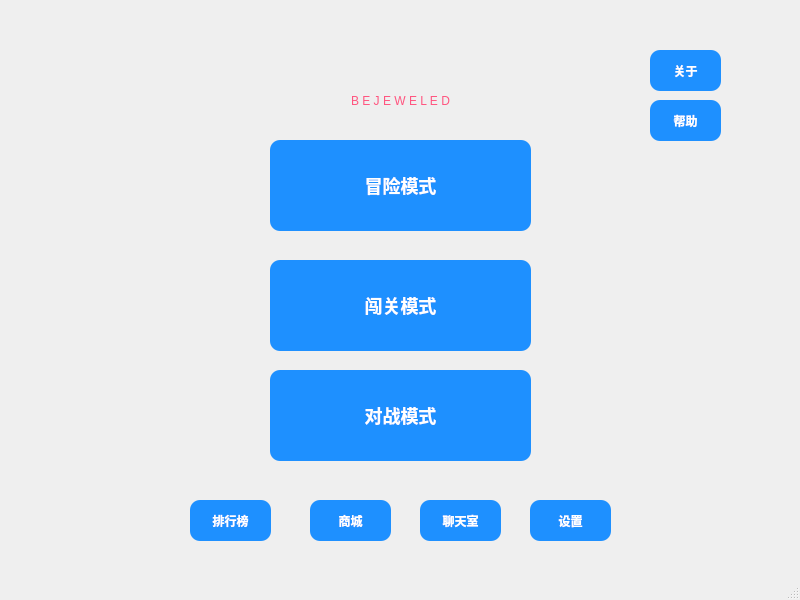
<?xml version="1.0" encoding="UTF-8"?>
<ui version="4.0">
 <class>Start</class>
 <widget class="QMainWindow" name="Start">
  <property name="geometry">
   <rect>
    <x>0</x>
    <y>0</y>
    <width>800</width>
    <height>600</height>
   </rect>
  </property>
  <property name="windowTitle">
   <string>宝石迷阵</string>
  </property>
  <property name="styleSheet">
   <string notr="true"/>
  </property>
  <widget class="QWidget" name="centralwidget">
   <widget class="QPushButton" name="btn_startToGame">
    <property name="geometry">
     <rect>
      <x>270</x>
      <y>140</y>
      <width>261</width>
      <height>91</height>
     </rect>
    </property>
    <property name="styleSheet">
     <string notr="true">QPushButton {
    background-color: #1e90ff; /* 按钮背景色 */
    border: none;
    border-radius: 10px;
    color: white;
    font-size: 18px;
    padding: 10px 20px;
    font-weight: bold;
    box-shadow: 5px 5px 15px rgba(0, 0, 0, 0.3); /* 模拟阴影 */
}

QPushButton:hover {
    background-color: #4682b4;
}

QPushButton:pressed {
    background-color: #5f9ea0;
}
</string>
    </property>
    <property name="text">
     <string>冒险模式</string>
    </property>
   </widget>
   <widget class="QPushButton" name="btn_mainToRank">
    <property name="geometry">
     <rect>
      <x>190</x>
      <y>500</y>
      <width>81</width>
      <height>41</height>
     </rect>
    </property>
    <property name="styleSheet">
     <string notr="true">QPushButton {
    background-color: #1e90ff; /* 按钮背景色 */
    border: none;
    border-radius: 10px;
    color: white;
    font-size: 12px;
    padding: 10px 20px;
    font-weight: bold;
    box-shadow: 5px 5px 15px rgba(0, 0, 0, 0.3); /* 模拟阴影 */
}

QPushButton:hover {
    background-color: #4682b4;
}

QPushButton:pressed {
    background-color: #5f9ea0;
}
</string>
    </property>
    <property name="text">
     <string>排行榜</string>
    </property>
   </widget>
   <widget class="QLabel" name="label_welcome">
    <property name="geometry">
     <rect>
      <x>0</x>
      <y>0</y>
      <width>211</width>
      <height>41</height>
     </rect>
    </property>
    <property name="font">
     <font>
      <family>幼圆</family>
      <pointsize>12</pointsize>
      <italic>false</italic>
      <bold>false</bold>
     </font>
    </property>
    <property name="styleSheet">
     <string notr="true">font: 12pt &quot;幼圆&quot;;
color: rgb(232, 5, 21);</string>
    </property>
    <property name="text">
     <string/>
    </property>
   </widget>
   <widget class="QPushButton" name="btn_help">
    <property name="geometry">
     <rect>
      <x>650</x>
      <y>100</y>
      <width>71</width>
      <height>41</height>
     </rect>
    </property>
    <property name="styleSheet">
     <string notr="true">QPushButton {
    background-color: #1e90ff; /* 按钮背景色 */
    border: none;
    border-radius: 10px;
    color: white;
    font-size: 12px;
    padding: 10px 20px;
    font-weight: bold;
    box-shadow: 5px 5px 15px rgba(0, 0, 0, 0.3); /* 模拟阴影 */
}

QPushButton:hover {
    background-color: #4682b4;
}

QPushButton:pressed {
    background-color: #5f9ea0;
}
</string>
    </property>
    <property name="text">
     <string>帮助</string>
    </property>
   </widget>
   <widget class="QPushButton" name="btn_about">
    <property name="geometry">
     <rect>
      <x>650</x>
      <y>50</y>
      <width>71</width>
      <height>41</height>
     </rect>
    </property>
    <property name="styleSheet">
     <string notr="true">QPushButton {
    background-color: #1e90ff; /* 按钮背景色 */
    border: none;
    border-radius: 10px;
    color: white;
    font-size: 12px;
    padding: 10px 20px;
    font-weight: bold;
    box-shadow: 5px 5px 15px rgba(0, 0, 0, 0.3); /* 模拟阴影 */
}

QPushButton:hover {
    background-color: #4682b4;
}

QPushButton:pressed {
    background-color: #5f9ea0;
}
</string>
    </property>
    <property name="text">
     <string>关于</string>
    </property>
   </widget>
   <widget class="QPushButton" name="btn_themeChange">
    <property name="geometry">
     <rect>
      <x>530</x>
      <y>500</y>
      <width>81</width>
      <height>41</height>
     </rect>
    </property>
    <property name="styleSheet">
     <string notr="true">QPushButton {
    background-color: #1e90ff; /* 按钮背景色 */
    border: none;
    border-radius: 10px;
    color: white;
    font-size: 12px;
    padding: 10px 20px;
    font-weight: bold;
    box-shadow: 5px 5px 15px rgba(0, 0, 0, 0.3); /* 模拟阴影 */
}

QPushButton:hover {
    background-color: #4682b4;
}

QPushButton:pressed {
    background-color: #5f9ea0;
}
</string>
    </property>
    <property name="text">
     <string>设置</string>
    </property>
   </widget>
   <widget class="QPushButton" name="btn_chatRoom">
    <property name="geometry">
     <rect>
      <x>420</x>
      <y>500</y>
      <width>81</width>
      <height>41</height>
     </rect>
    </property>
    <property name="styleSheet">
     <string notr="true">QPushButton {
    background-color: #1e90ff; /* 按钮背景色 */
    border: none;
    border-radius: 10px;
    color: white;
    font-size: 12px;
    padding: 10px 20px;
    font-weight: bold;
    box-shadow: 5px 5px 15px rgba(0, 0, 0, 0.3); /* 模拟阴影 */
}

QPushButton:hover {
    background-color: #4682b4;
}

QPushButton:pressed {
    background-color: #5f9ea0;
}
</string>
    </property>
    <property name="text">
     <string>聊天室</string>
    </property>
   </widget>
   <widget class="QPushButton" name="btn_propShop">
    <property name="geometry">
     <rect>
      <x>310</x>
      <y>500</y>
      <width>81</width>
      <height>41</height>
     </rect>
    </property>
    <property name="styleSheet">
     <string notr="true">QPushButton {
    background-color: #1e90ff; /* 按钮背景色 */
    border: none;
    border-radius: 10px;
    color: white;
    font-size: 12px;
    padding: 10px 20px;
    font-weight: bold;
    box-shadow: 5px 5px 15px rgba(0, 0, 0, 0.3); /* 模拟阴影 */
}

QPushButton:hover {
    background-color: #4682b4;
}

QPushButton:pressed {
    background-color: #5f9ea0;
}
</string>
    </property>
    <property name="text">
     <string>商城</string>
    </property>
   </widget>
   <widget class="QPushButton" name="btn_level">
    <property name="geometry">
     <rect>
      <x>270</x>
      <y>260</y>
      <width>261</width>
      <height>91</height>
     </rect>
    </property>
    <property name="styleSheet">
     <string notr="true">QPushButton {
    background-color: #1e90ff; /* 按钮背景色 */
    border: none;
    border-radius: 10px;
    color: white;
    font-size: 18px;
    padding: 10px 20px;
    font-weight: bold;
    box-shadow: 5px 5px 15px rgba(0, 0, 0, 0.3); /* 模拟阴影 */
}

QPushButton:hover {
    background-color: #4682b4;
}

QPushButton:pressed {
    background-color: #5f9ea0;
}
</string>
    </property>
    <property name="text">
     <string>闯关模式</string>
    </property>
   </widget>
   <widget class="QPushButton" name="btn_battle">
    <property name="geometry">
     <rect>
      <x>270</x>
      <y>370</y>
      <width>261</width>
      <height>91</height>
     </rect>
    </property>
    <property name="styleSheet">
     <string notr="true">QPushButton {
    background-color: #1e90ff; /* 按钮背景色 */
    border: none;
    border-radius: 10px;
    color: white;
    font-size: 18px;
    padding: 10px 20px;
    font-weight: bold;
    box-shadow: 5px 5px 15px rgba(0, 0, 0, 0.3); /* 模拟阴影 */
}

QPushButton:hover {
    background-color: #4682b4;
}

QPushButton:pressed {
    background-color: #5f9ea0;
}
</string>
    </property>
    <property name="text">
     <string>对战模式</string>
    </property>
   </widget>
   <widget class="QLabel" name="label">
    <property name="geometry">
     <rect>
      <x>350</x>
      <y>20</y>
      <width>101</width>
      <height>81</height>
     </rect>
    </property>
    <property name="text">
     <string/>
    </property>
    <property name="pixmap">
     <pixmap resource="res/res.qrc">:/res/images/gem3.png</pixmap>
    </property>
    <property name="scaledContents">
     <bool>true</bool>
    </property>
    <property name="alignment">
     <set>Qt::AlignCenter</set>
    </property>
    <property name="buddy">
     <cstring></cstring>
    </property>
   </widget>
   <widget class="QLabel" name="label_2">
    <property name="geometry">
     <rect>
      <x>290</x>
      <y>80</y>
      <width>221</width>
      <height>41</height>
     </rect>
    </property>
    <property name="styleSheet">
     <string notr="true">font: 700 16pt &quot;Lucida Handwriting&quot;;
color: rgb(255, 85, 127);</string>
    </property>
    <property name="text">
     <string>B E J E W E L E D</string>
    </property>
    <property name="alignment">
     <set>Qt::AlignCenter</set>
    </property>
   </widget>
  </widget>
  <widget class="QMenuBar" name="menubar">
   <property name="geometry">
    <rect>
     <x>0</x>
     <y>0</y>
     <width>800</width>
     <height>22</height>
    </rect>
   </property>
  </widget>
  <widget class="QStatusBar" name="statusbar"/>
 </widget>
 <resources>
  <include location="res/res.qrc"/>
 </resources>
 <connections/>
</ui>
